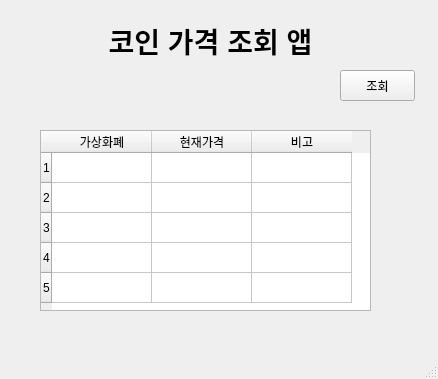
<?xml version="1.0" encoding="UTF-8"?>
<ui version="4.0">
 <class>MainWindow</class>
 <widget class="QMainWindow" name="MainWindow">
  <property name="geometry">
   <rect>
    <x>0</x>
    <y>0</y>
    <width>438</width>
    <height>379</height>
   </rect>
  </property>
  <property name="windowTitle">
   <string>MainWindow</string>
  </property>
  <widget class="QWidget" name="centralwidget">
   <widget class="QLabel" name="label">
    <property name="geometry">
     <rect>
      <x>90</x>
      <y>10</y>
      <width>241</width>
      <height>61</height>
     </rect>
    </property>
    <property name="font">
     <font>
      <pointsize>21</pointsize>
      <weight>75</weight>
      <bold>true</bold>
     </font>
    </property>
    <property name="text">
     <string>코인 가격 조회 앱</string>
    </property>
    <property name="alignment">
     <set>Qt::AlignCenter</set>
    </property>
   </widget>
   <widget class="QPushButton" name="pushButton">
    <property name="geometry">
     <rect>
      <x>340</x>
      <y>70</y>
      <width>75</width>
      <height>31</height>
     </rect>
    </property>
    <property name="text">
     <string>조회</string>
    </property>
   </widget>
   <widget class="QTableWidget" name="tableWidget">
    <property name="geometry">
     <rect>
      <x>40</x>
      <y>130</y>
      <width>331</width>
      <height>181</height>
     </rect>
    </property>
    <property name="rowCount">
     <number>5</number>
    </property>
    <property name="columnCount">
     <number>3</number>
    </property>
    <row/>
    <row/>
    <row/>
    <row/>
    <row/>
    <column>
     <property name="text">
      <string>가상화폐</string>
     </property>
    </column>
    <column>
     <property name="text">
      <string>현재가격</string>
     </property>
    </column>
    <column>
     <property name="text">
      <string>비고</string>
     </property>
    </column>
   </widget>
  </widget>
  <widget class="QMenuBar" name="menubar">
   <property name="geometry">
    <rect>
     <x>0</x>
     <y>0</y>
     <width>438</width>
     <height>21</height>
    </rect>
   </property>
  </widget>
  <widget class="QStatusBar" name="statusbar"/>
 </widget>
 <resources/>
 <connections/>
</ui>
